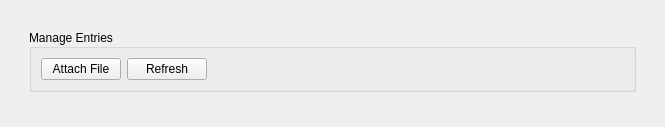
      <widget class="QWidget" name="float_panel_page">
       <layout class="QGridLayout" name="gridLayout_11">
        <item row="1" column="0">
         <widget class="QWidget" name="float_panel_tab" native="true">
          <layout class="QVBoxLayout" name="verticalLayout_3" stretch="10,90">
           <item>
            <widget class="QWidget" name="float_panel_menu" native="true">
             <layout class="QGridLayout" name="gridLayout_25">
              <item row="0" column="0">
               <widget class="QGroupBox" name="float_panel_group_box">
                <property name="title">
                 <string>Manage Entries</string>
                </property>
                <property name="alignment">
                 <set>Qt::AlignmentFlag::AlignLeading|Qt::AlignmentFlag::AlignLeft|Qt::AlignmentFlag::AlignVCenter</set>
                </property>
                <layout class="QHBoxLayout" name="horizontalLayout_8" stretch="8,8,84">
                 <item>
                  <widget class="QPushButton" name="attachFileFloat">
                   <property name="text">
                    <string>Attach File</string>
                   </property>
                  </widget>
                 </item>
                 <item>
                  <widget class="QPushButton" name="refreshButton">
                   <property name="text">
                    <string>Refresh</string>
                   </property>
                  </widget>
                 </item>
                 <item>
                  <spacer name="horizontalSpacer_10">
                   <property name="orientation">
                    <enum>Qt::Orientation::Horizontal</enum>
                   </property>
                   <property name="sizeHint" stdset="0">
                    <size>
                     <width>417</width>
                     <height>20</height>
                    </size>
                   </property>
                  </spacer>
                 </item>
                </layout>
               </widget>
              </item>
             </layout>
            </widget>
           </item>
           <item>
            <widget class="QWidget" name="database_display" native="true"/>
           </item>
          </layout>
         </widget>
        </item>
       </layout>
      </widget>
